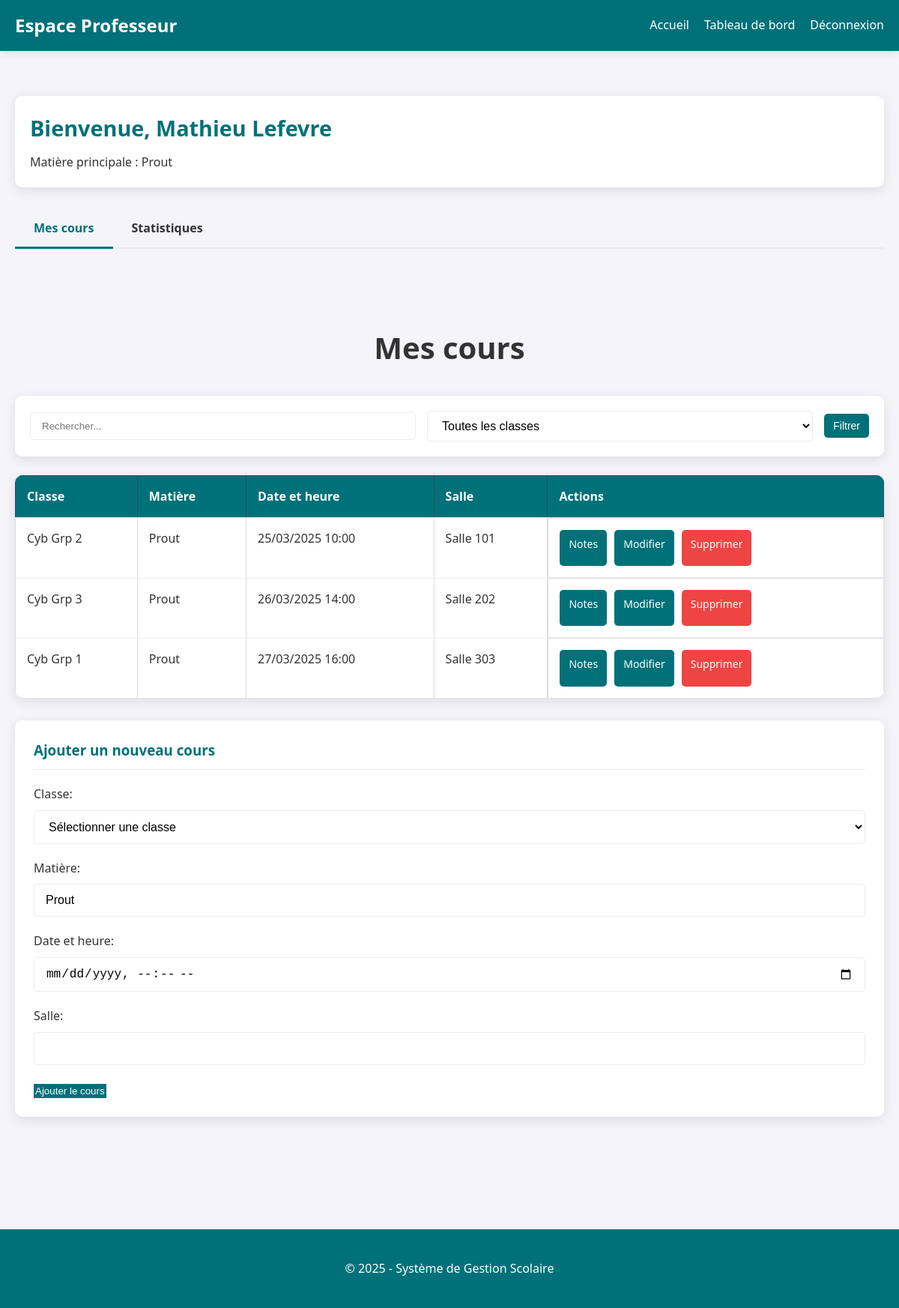
Page /pages/prof.php (signed in) on the committed database.
### tables this page shows
CREATE TABLE IF NOT EXISTS profs (
    id INT AUTO_INCREMENT PRIMARY KEY,
    user_id INT NOT NULL UNIQUE,
    nom VARCHAR(50) NOT NULL,
    prenom VARCHAR(50) NOT NULL,
    date_naissance DATE NOT NULL,
    matiere VARCHAR(50) NOT NULL,
    FOREIGN KEY (user_id) REFERENCES users(id) ON DELETE CASCADE
);

CREATE TABLE IF NOT EXISTS cours (
    id INT AUTO_INCREMENT PRIMARY KEY,
    prof_id INT NOT NULL,
    classe VARCHAR(50) NOT NULL,
    matiere VARCHAR(50) NOT NULL,
    horaire DATETIME NOT NULL,
    salle VARCHAR(50) NOT NULL,
    FOREIGN KEY (prof_id) REFERENCES profs(id) ON DELETE CASCADE
);

### pages/prof.php (the view, shortened to what this page needs)
<?php
require_once '../config/db.php';
$userId = $_SESSION['user_id'];
$stmt = $pdo->prepare("SELECT * FROM profs WHERE user_id = ?");
$stmt->execute([$userId]);
$prof = $stmt->fetch(PDO::FETCH_ASSOC);
$view = isset($_GET['view']) ? $_GET['view'] : 'cours';
$searchTerm = isset($_GET['search']) ? $_GET['search'] : '';
$coursQuery = "SELECT * FROM cours WHERE prof_id = ?";
$params = [$prof['id']];
$coursQuery .= " ORDER BY horaire";
$stmt = $pdo->prepare($coursQuery);
$stmt->execute($params);
$cours = $stmt->fetchAll(PDO::FETCH_ASSOC);
$coursToEdit = null;
?>
<!DOCTYPE html>
<html lang="fr">
<head>
    <link rel="stylesheet" href="../css/style.css">
</head>
<body>
    <header>
        <h1>Espace Professeur</h1>
        <nav>
            <ul>
                <li><a href="index.php">Accueil</a></li>
                <li><a href="prof.php">Tableau de bord</a></li>
                <li><a href="../login/login.php">Déconnexion</a></li>
            </ul>
        </nav>
    </header>
    <main class="container">
        <section class="prof-info">
            <h2>Bienvenue, <?php echo htmlspecialchars($prof['prenom'] . ' ' . $prof['nom']); ?></h2>
            <p>Matière principale : <?php echo htmlspecialchars($prof['matiere']); ?></p>
        </section>
        <div class="tabs">
            <a href="?view=cours" class="tab <?php echo $view === 'cours' ? 'active' : ''; ?>">Mes cours</a>
            <a href="?view=stats" class="tab <?php echo $view === 'stats' ? 'active' : ''; ?>">Statistiques</a>
        </div>
        <?php if ($view === 'confirm_delete' && isset($_GET['cours_id'])): ?>
            <section class="confirmation">
                <h2>Confirmation de suppression</h2>
                <?php
                    $delCoursId = intval($_GET['cours_id']);
                    $stmt = $pdo->prepare("SELECT * FROM cours WHERE id = ?");
                    $stmt->execute([$delCoursId]);
                    $delCours = $stmt->fetch(PDO::FETCH_ASSOC);
                    $stmt = $pdo->prepare("SELECT COUNT(*) FROM notes WHERE cours_id = ?");
                    $stmt->execute([$delCoursId]);
                    $notesCount = $stmt->fetchColumn();
                ?>
                <div class="warning-box">
                    <p><strong>Attention :</strong> Vous êtes sur le point de supprimer le cours suivant :</p>
                    <p>
                        <strong>Classe :</strong> <?php echo htmlspecialchars($delCours['classe']); ?><br>
                        <strong>Matière :</strong> <?php echo htmlspecialchars($delCours['matiere']); ?><br>
                        <strong>Horaire :</strong> <?php echo date('d/m/Y H:i', strtotime($delCours['horaire'])); ?><br>
                        <strong>Salle :</strong> <?php echo htmlspecialchars($delCours['salle']); ?>
                    </p>
                    <?php if ($notesCount > 0): ?>
                        <p class="warning"><strong>Important :</strong> Ce cours contient <?php echo $notesCount; ?> note(s) qui seront également supprimées.</p>
                    <?php endif; ?>
                    <p>Cette action est irréversible. Voulez-vous continuer ?</p>
                    <div class="action-buttons">
                        <a href="?delete_cours=<?php echo $delCoursId; ?>&confirm=yes" class="btn-danger">Confirmer la suppression</a>
                        <a href="?view=cours" class="btn-secondary">Annuler</a>
                    </div>
                </div>
            </section>
        <?php else: ?>
            <section class="cours-section">
                <h2>Mes cours</h2>
                <div class="search-filters">
                    <form method="get" action="prof.php">
                        <div class="filter-group">
                            <input type="text" name="search" placeholder="Rechercher..." value="<?php echo htmlspecialchars($searchTerm); ?>">
                            <select name="filter_classe">
                                <option value="">Toutes les classes</option>
                            </select>
                            <button type="submit" class="btn-small">Filtrer</button>
                        </div>
                    </form>
                </div>
                <?php if (empty($cours)): ?>
                    <p class="no-data">Aucun cours trouvé.</p>
                <?php else: ?>
                    <table class="table-cours">
                        <thead>
                            <tr>
                                <th>Classe</th>
                                <th>Matière</th>
                                <th>Date et heure</th>
                                <th>Salle</th>
                                <th>Actions</th>
                            </tr>
                        </thead>
                        <tbody>
                            <?php foreach ($cours as $c): ?>
                                <tr>
                                    <td><?php echo htmlspecialchars($c['classe']); ?></td>
                                    <td><?php echo htmlspecialchars($c['matiere']); ?></td>
                                    <td><?php echo date('d/m/Y H:i', strtotime($c['horaire'])); ?></td>
                                    <td><?php echo htmlspecialchars($c['salle']); ?></td>
                                    <td class="actions">
                                        <a href="?view=notes&cours_id=<?php echo $c['id']; ?>" class="btn-small">Notes</a>
                                        <a href="?view=cours&edit_cours=<?php echo $c['id']; ?>" class="btn-small">Modifier</a>
                                        <a href="?view=confirm_delete&cours_id=<?php echo $c['id']; ?>" class="btn-small btn-danger">Supprimer</a>
                                    </td>
                                </tr>
                            <?php endforeach; ?>
                        </tbody>
                    </table>
                <?php endif; ?>
                <div class="cours-form">
                    <h3><?php echo $coursToEdit ? 'Modifier un cours' : 'Ajouter un nouveau cours'; ?></h3>
                    <form method="post" action="<?php echo $_SERVER['PHP_SELF']; ?>">
                        <div class="form-group">
                            <label for="classe">Classe:</label>
                            <select name="classe" id="classe" required>
                                <option value="">Sélectionner une classe</option>
                            </select>
                        </div>
                        <div class="form-group">
                            <label for="matiere">Matière:</label>
                            <input type="text" name="matiere" id="matiere"
                                   value="<?php echo $coursToEdit ? htmlspecialchars($coursToEdit['matiere']) : htmlspecialchars($prof['matiere']); ?>"
                                   required>
                        </div>
                        <div class="form-group">
                            <label for="horaire">Date et heure:</label>
                            <input type="datetime-local" name="horaire" id="horaire"
                                   value="<?php echo $coursToEdit ? date('Y-m-d\TH:i', strtotime($coursToEdit['horaire'])) : ''; ?>"
                                   required>
                        </div>
                        <div class="form-group">
                            <label for="salle">Salle:</label>
                            <input type="text" name="salle" id="salle"
                                   value="<?php echo $coursToEdit ? htmlspecialchars($coursToEdit['salle']) : ''; ?>"
                                   required>
                        </div>
                        <div class="form-actions">
                            <?php if ($coursToEdit): ?>
                                <button type="submit" name="edit_cours" class="btn-primary">Modifier le cours</button>
                                <a href="?view=cours" class="btn-secondary">Annuler</a>
                            <?php else: ?>
                                <button type="submit" name="add_cours" class="btn-primary">Ajouter le cours</button>
                            <?php endif; ?>
                        </div>
                    </form>
                </div>
            </section>
        <?php endif; ?>
    </main>
    <footer>
        <p>&copy; <?php echo date('Y'); ?> - Système de Gestion Scolaire</p>
    </footer>
</body>
</html>

### rows in the picture
profs: prenom+nom "Mathieu Lefevre", matiere "Prout"
cours: classe "Cyb Grp 2", matiere "Prout", horaire "25/03/2025 10:00", salle "Salle 101"
cours: classe "Cyb Grp 3", matiere "Prout", horaire "26/03/2025 14:00", salle "Salle 202"
cours: classe "Cyb Grp 1", matiere "Prout", horaire "27/03/2025 16:00", salle "Salle 303"
